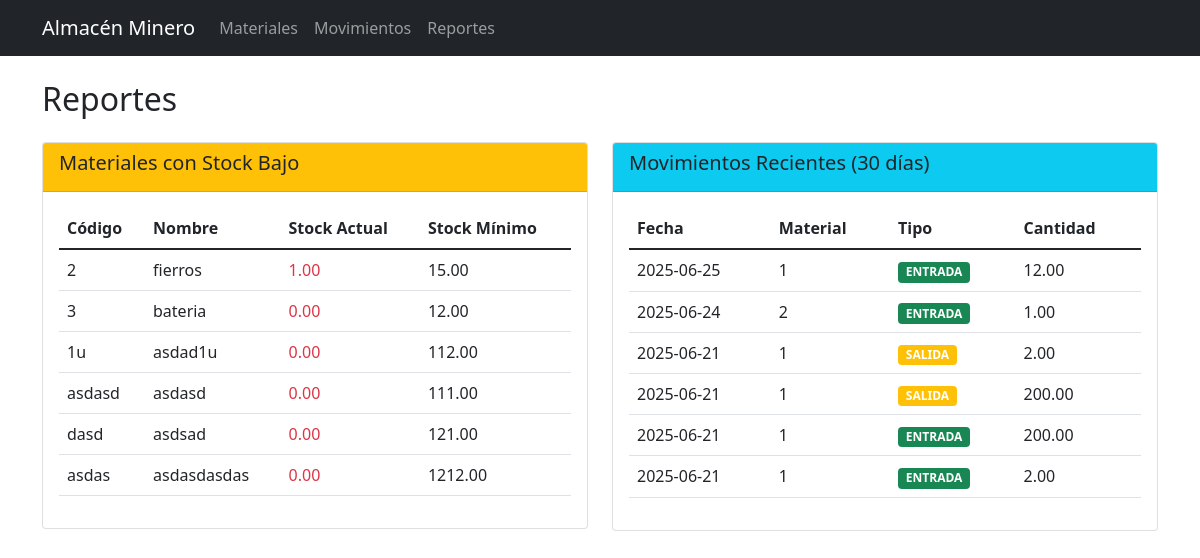
Page /reportes on the committed database.
### tables this page shows
CREATE TABLE Materiales (
    id_material INTEGER PRIMARY KEY AUTOINCREMENT,
    codigo TEXT UNIQUE NOT NULL,
    nombre TEXT NOT NULL,
    descripcion TEXT,
    unidad_medida TEXT NOT NULL,
    stock_actual REAL NOT NULL DEFAULT 0,
    stock_minimo REAL DEFAULT 0,
    fecha_creacion TEXT DEFAULT CURRENT_TIMESTAMP,
    activo INTEGER DEFAULT 1
);

CREATE TABLE Movimientos (
    id_movimiento INTEGER PRIMARY KEY AUTOINCREMENT,
    id_material INTEGER NOT NULL,
    tipo_movimiento TEXT CHECK(tipo_movimiento IN ('entrada', 'salida')) NOT NULL,
    cantidad REAL NOT NULL,
    fecha_movimiento TEXT DEFAULT CURRENT_TIMESTAMP,
    responsable TEXT NOT NULL,
    proyecto_destino TEXT,
    observaciones TEXT,
    FOREIGN KEY (id_material) REFERENCES Materiales(id_material)
);

### app.py (the view)
@app.route('/reportes')
def reportes():
    stock_bajo = query_db("SELECT * FROM VistaStock WHERE estado = 'REORDEN'")
    movimientos_recientes = query_db(
        "SELECT * FROM VistaHistorial "
        "WHERE date(fecha_movimiento) >= date('now', '-30 day') "
        "ORDER BY fecha_movimiento DESC"
    )
    return render_template('reportes.html',
                         stock_bajo=stock_bajo,
                         movimientos_recientes=movimientos_recientes)

### database.py (called while the page is built)
def get_db():
    db = getattr(g, "_database", None)
    if db is None:
        db = g._database = sqlite3.connect(DATABASE)
        db.row_factory = sqlite3.Row
    return db

def query_db(query, args=(), one=False):
    cur = get_db().execute(query, args)
    rv = cur.fetchall()
    cur.close()
    return (rv[0] if rv else None) if one else rv

### templates/reportes.html
{% extends "base.html" %}
{% block content %}
<h2>Reportes</h2>
<div class="row mt-4">
    <div class="col-md-6">
        <div class="card">
            <div class="card-header bg-warning">
                <h5>Materiales con Stock Bajo</h5>
            </div>
            <div class="card-body">
                {% if stock_bajo %}
                <div class="table-responsive">
                    <table class="table">
                        <thead>
                            <tr>
                                <th>Código</th>
                                <th>Nombre</th>
                                <th>Stock Actual</th>
                                <th>Stock Mínimo</th>
                            </tr>
                        </thead>
                        <tbody>
                            {% for mat in stock_bajo %}
                            <tr>
                                <td>{{ mat['codigo'] }}</td>
                                <td>{{ mat['nombre'] }}</td>
                                <td class="text-danger">{{ "%.2f"|format(mat['stock_actual']) }}</td>
                                <td>{{ "%.2f"|format(mat['stock_minimo']) }}</td>
                            </tr>
                            {% endfor %}
                        </tbody>
                    </table>
                </div>
                {% else %}
                <div class="alert alert-success">No hay materiales con stock bajo</div>
                {% endif %}
            </div>
        </div>
    </div>
    <div class="col-md-6">
        <div class="card">
            <div class="card-header bg-info">
                <h5>Movimientos Recientes (30 días)</h5>
            </div>
            <div class="card-body">
                <div class="table-responsive">
                    <table class="table">
                        <thead>
                            <tr>
                                <th>Fecha</th>
                                <th>Material</th>
                                <th>Tipo</th>
                                <th>Cantidad</th>
                            </tr>
                        </thead>
                        <tbody>
                            {% for mov in movimientos_recientes %}
                            <tr>
                                <td>{{ mov['fecha_movimiento'][:10] }}</td>
                                <td>{{ mov['codigo'] }}</td>
                                <td>
                                    <span class="badge bg-{{ 'success' if mov['tipo_movimiento'] == 'entrada' else 'warning' }}">
                                        {{ mov['tipo_movimiento']|upper }}
                                    </span>
                                </td>
                                <td>{{ "%.2f"|format(mov['cantidad']) }}</td>
                            </tr>
                            {% endfor %}
                        </tbody>
                    </table>
                </div>
            </div>
        </div>
    </div>
</div>
{% endblock %}

### rows in the picture
Materiales: codigo "2", nombre "fierros", stock_actual "1.00", stock_minimo "15.00"
Materiales: codigo "3", nombre "bateria", stock_actual "0.00", stock_minimo "12.00"
Materiales: codigo "1u", nombre "asdad1u", stock_actual "0.00", stock_minimo "112.00"
Materiales: codigo "asdasd", nombre "asdasd", stock_actual "0.00", stock_minimo "111.00"
Materiales: codigo "dasd", nombre "asdsad", stock_actual "0.00", stock_minimo "121.00"
Materiales: codigo "asdas", nombre "asdasdasdas", stock_actual "0.00", stock_minimo "1212.00"
Movimientos: fecha_movimiento "2025-06-25", codigo "1", tipo_movimiento "ENTRADA", cantidad "12.00"
Movimientos: fecha_movimiento "2025-06-24", codigo "2", tipo_movimiento "ENTRADA", cantidad "1.00"
Movimientos: fecha_movimiento "2025-06-21", codigo "1", tipo_movimiento "SALIDA", cantidad "2.00"
Movimientos: fecha_movimiento "2025-06-21", codigo "1", tipo_movimiento "SALIDA", cantidad "200.00"
Movimientos: fecha_movimiento "2025-06-21", codigo "1", tipo_movimiento "ENTRADA", cantidad "200.00"
Movimientos: fecha_movimiento "2025-06-21", codigo "1", tipo_movimiento "ENTRADA", cantidad "2.00"
